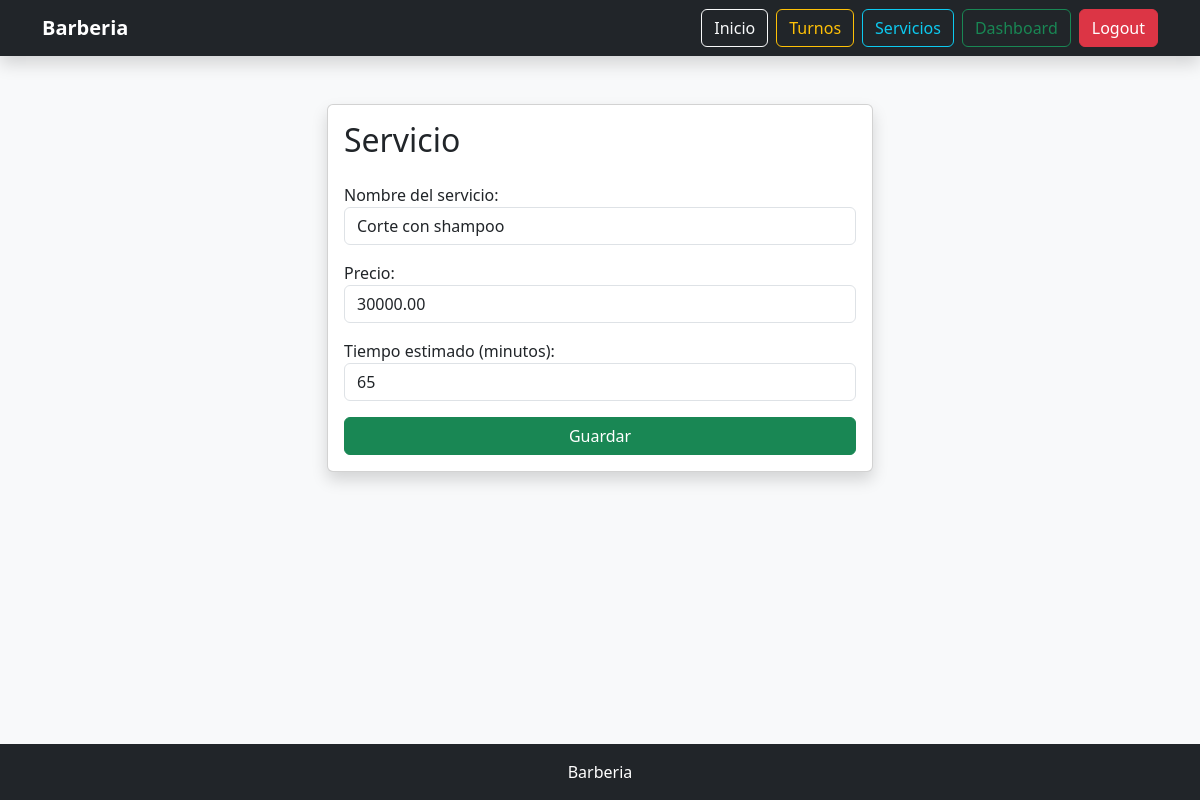
The page /services/3/update/ (signed in) on the database its author committed.
### appointments/models.py (models this page shows, shortened)
class Service(models.Model):
    name = models.CharField(max_length=100)
    price = models.DecimalField(max_digits=8, decimal_places=2)
    estimated_time = models.IntegerField()

### appointments/views.py (the view)
class ServiceUpdateView(LoginRequiredMixin, UpdateView):
    model = Service
    form_class = ServiceForm
    template_name = 'services/service_form.html'
    success_url = reverse_lazy('service_list')

### appointments/forms.py
class ServiceForm(forms.ModelForm):
    class Meta:
        model = Service
        fields = '__all__'
        widgets = {
            'name': forms.TextInput(attrs={
                'class': 'form-control'
            }),
            'price': forms.NumberInput(attrs={
                'class': 'form-control'
            }),
            'estimated_time': forms.NumberInput(attrs={
                'class': 'form-control'
            }),
        }
        labels = {
            'name': 'Nombre del servicio',
            'price': 'Precio',
            'estimated_time': 'Tiempo estimado (minutos)',
        }

### appointments/templates/services/service_form.html (shortened to what this page needs)
{% extends 'base.html' %}
{% block content %}
<div class="row justify-content-center">
    <div class="col-md-6">
        <div class="card shadow">
            <div class="card-body">
                <h2 class="mb-4">
                    Servicio
                </h2>
                <form method="post">
                    {{ form.as_p }}
                    <button class="btn btn-success w-100">
                        Guardar
                    </button>
                </form>
            </div>
        </div>
    </div>
</div>
{% endblock %}

### rows shown on the page
Service: name "Corte con shampoo", price "30000.00", estimated_time "65"
